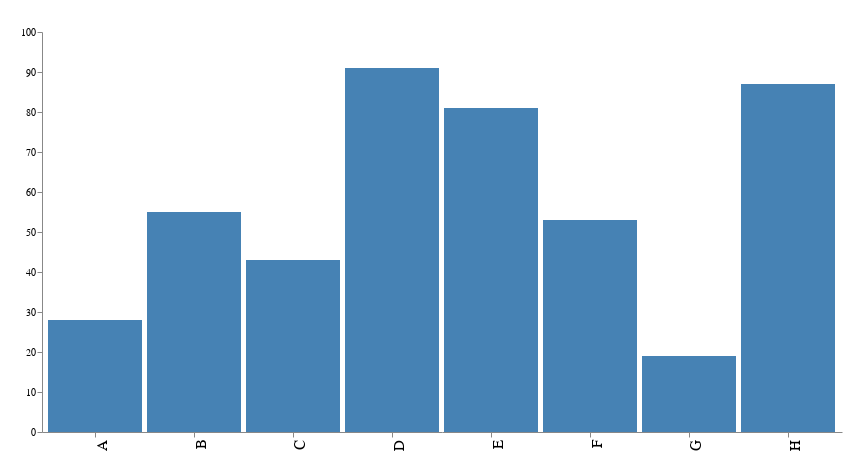

Write the Vega-Lite specification saved for this chart.
### Vega specification from a JSON file in a GitHub repository (floating-point values rounded to 4 significant figures)
{"$schema": "https://vega.github.io/schema/vega/v5.json", "description": "A basic bar chart example, with value labels shown upon mouse hover.", "width": 800, "height": 400, "padding": 20, "data": [{"name": "reduce-stats", "values": [{"op_name": "A", "comm_time": 28, "size_involved": 123123}, {"op_name": "B", "comm_time": 55, "size_involved": 123123}, {"op_name": "C", "comm_time": 43, "size_involved": 123123}, {"op_name": "D", "comm_time": 91, "size_involved": 123123}, {"op_name": "E", "comm_time": 81, "size_involved": 123123}, {"op_name": "F", "comm_time": 53, "size_involved": 123123}, {"op_name": "G", "comm_time": 19, "size_involved": 123123}, {"op_name": "H", "comm_time": 87, "size_involved": 123123}]}], "signals": [{"name": "tooltip", "value": {}, "on": [{"events": "rect:mouseover", "update": "datum"}, {"events": "rect:mouseout", "update": "{}"}]}], "scales": [{"name": "xscale", "type": "band", "domain": {"data": "reduce-stats", "field": "op_name"}, "range": "width", "padding": 0.05, "round": true}, {"name": "yscale", "domain": {"data": "reduce-stats", "field": "comm_time"}, "nice": true, "range": "height"}, {"name": "size_scale", "domain": {"data": "reduce-stats", "field": "size_in_bytes"}, "nice": true, "range": "height"}, {"name": "device_scale", "domain": {"data": "reduce-stats", "field": "devices_involved"}, "nice": true, "range": "height"}], "axes": [{"orient": "bottom", "scale": "xscale", "encode": {"labels": {"update": {"angle": {"value": 270}, "fontSize": {"value": 15}, "align": {"value": "right"}}}}}, {"orient": "left", "scale": "yscale"}], "marks": [{"type": "group", "style": "cell", "marks": [{"type": "rect", "from": {"data": "reduce-stats"}, "encode": {"enter": {"x": {"scale": "xscale", "field": "op_name"}, "width": {"scale": "xscale", "band": 1}, "y": {"scale": "yscale", "field": "comm_time"}, "y2": {"scale": "yscale", "value": 0}}, "update": {"fill": {"value": "steelblue"}}, "hover": {"fill": {"value": "red"}}}}, {"type": "text", "encode": {"enter": {"align": {"value": "center"}, "baseline": {"value": "bottom"}, "fill": {"value": "#333"}}, "update": {"x": {"scale": "xscale", "signal": "tooltip.op_name", "band": 0.5}, "y": {"scale": "yscale", "signal": "tooltip.comm_time", "offset": -2}, "text": {"signal": "tooltip.op_name"}, "fillOpacity": [{"test": "datum === tooltip", "value": 0}, {"value": 1}]}}}]}]}
